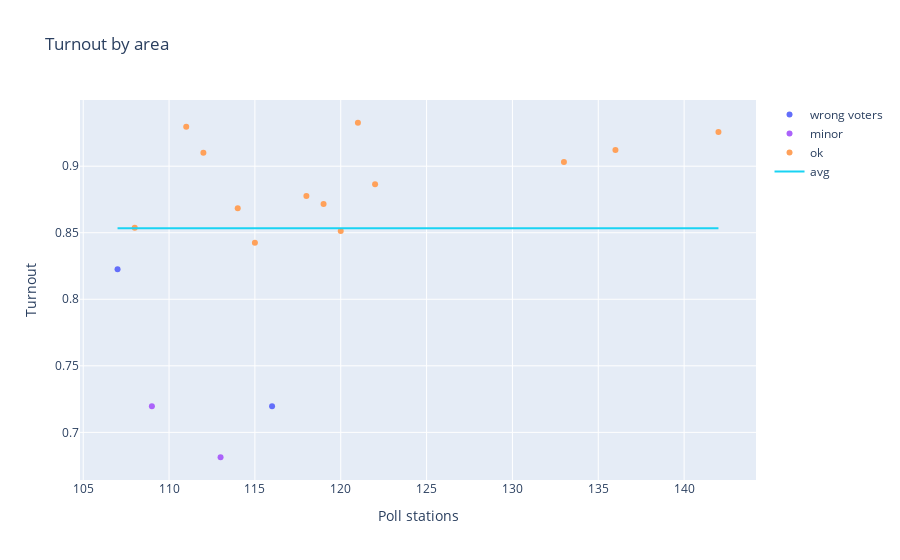

Source (notebook cell):
### Code cell
turnout_detailed('town_below100', 3)

### Figure 1 — Plotly figure (JSON) as saved in the notebook; plotly's stock layout.template omitted (floating-point values rounded to 4 significant figures)
{"data": [{"mode": "markers", "name": "wrong voters", "text": ["03-091-0001 (2947) 3.151", "03-091-0024 (2970) 3.303"], "type": "scatter", "x": [107, 116], "y": [0.8226, 0.7196]}, {"mode": "markers", "name": "no-observers", "text": [], "type": "scatter", "x": [], "y": []}, {"mode": "markers", "name": "major", "text": [], "type": "scatter", "x": [], "y": []}, {"mode": "markers", "name": "minor", "text": ["03-091-0014 (2960) 3.587", "03-091-0018 (2964) 3.746"], "type": "scatter", "x": [109, 113], "y": [0.7196, 0.6813]}, {"mode": "markers", "name": "ok", "text": ["03-091-0012 (2958) 1.878", "03-091-0016 (2962) 4.255", "03-091-0017 (2963) 2.217", "03-091-0021 (2967) 3.892", "03-091-0022 (2968) 2.37", "03-091-0027 (2973) 2.763", "03-091-0028 (2974) 2.353", "03-091-0030 (2976) 3.996", "03-091-0032 (2978) 3.759", "03-091-0033 (2979) 2.988", "03-100-0009 (3304) 3.496", "03-101-0008 (3365) 4.705", "03-102-0003 (3410) 3.591"], "type": "scatter", "x": [108, 111, 112, 114, 115, 118, 119, 120, 121, 122, 133, 136, 142], "y": [0.8538, 0.9297, 0.9101, 0.8684, 0.8425, 0.8776, 0.8717, 0.8513, 0.9326, 0.8864, 0.9032, 0.9122, 0.9257]}, {"mode": "lines", "name": "avg", "text": ["03-091-0001 (2947)", "03-091-0012 (2958)", "03-091-0014 (2960)", "03-091-0016 (2962)", "03-091-0017 (2963)", "03-091-0018 (2964)", "03-091-0021 (2967)", "03-091-0022 (2968)", "03-091-0024 (2970)", "03-091-0027 (2973)", "03-091-0028 (2974)", "03-091-0030 (2976)", "03-091-0032 (2978)", "03-091-0033 (2979)", "03-100-0009 (3304)", "03-101-0008 (3365)", "03-102-0003 (3410)"], "type": "scatter", "x": [107, 108, 109, 111, 112, 113, 114, 115, 116, 118, 119, 120, 121, 122, 133, 136, 142], "y": [0.8534, 0.8534, 0.8534, 0.8534, 0.8534, 0.8534, 0.8534, 0.8534, 0.8534, 0.8534, 0.8534, 0.8534, 0.8534, 0.8534, 0.8534, 0.8534, 0.8534]}], "layout": {"title": {"text": "Turnout by area"}, "xaxis": {"title": {"text": "Poll stations"}}, "yaxis": {"title": {"text": "Turnout"}}}}
